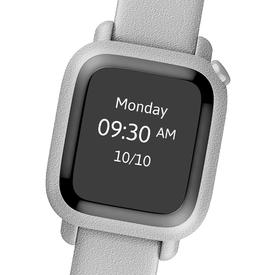
#> input picture images/greywatch.png, 275 x 275 px, found by its file name
$ python drawing.py
#> lines starting #> are read from the running program, lines starting #| are printed output that depends on the picture
import numpy as np
import cv2

img= cv2.imread(r"C:\Users\rajsi\Documents\img_processing\images\greywatch.png",cv2.IMREAD_COLOR)
#> img is the input picture: shape (275, 275, 3); min 0, max 255, mean 185.2
cv2.line(img,(0,0),(50,50),(255,0,0),5)  #line(whatpic,(start),(end),(color value in bgr),(optional line width))

cv2.rectangle(img,(15,25),(100,150),(0,200,0),5)

pts = np.array([[10,5],[20,30],[70,20],[50,10]],np.int32)
cv2.polylines(img,[pts],True,(0,255,255),3)
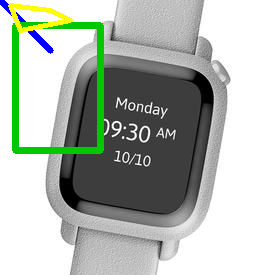
#> img: shape (275, 275, 3); mean B, G, R 176.2, 184.6, 177.5
cv2.imshow('image',img)
cv2.waitKey(0)
cv2.destroyAllWindows()
